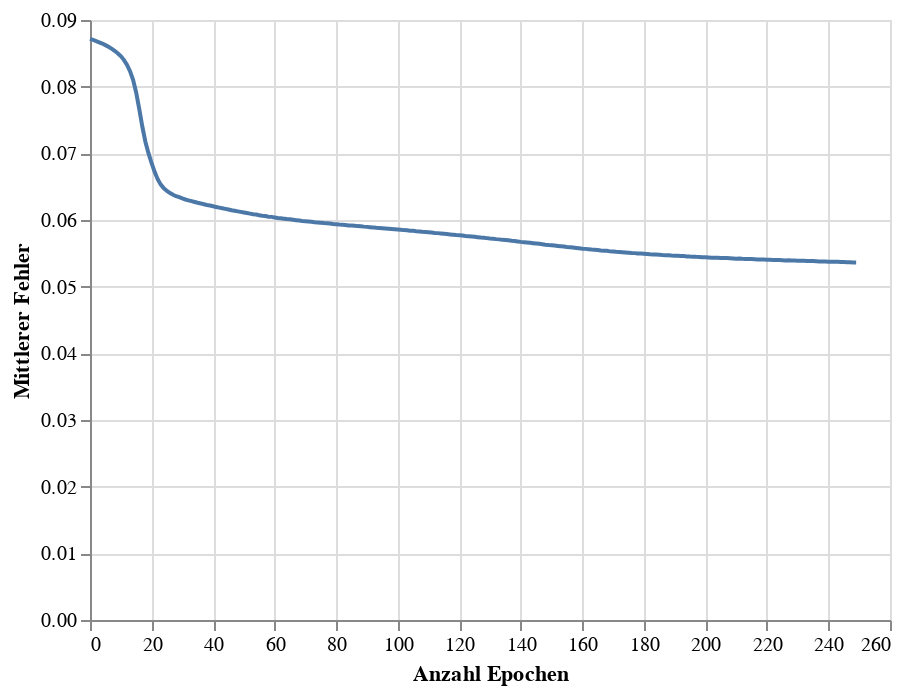

This figure's notebook cell:
### Code cell
train_chart = alt.Chart(loss_df).mark_line().encode(
    x=alt.X('Epoch', title = 'Anzahl Epochen'),
    y=alt.Y('Loss', title = 'Mittlerer Fehler')
)
# glue('train-loss-team', train_chart,display=True)
train_chart

### Figure 1 — Vega-Lite specification as saved in the notebook (floating-point values rounded to 4 significant figures; data arrays with more than 128 entries replaced by an {"elided": "..."} marker saying what was removed)
{"config": {"view": {"continuousWidth": 400, "continuousHeight": 300}}, "data": {"name": "data-151b99906ba81c652479ac2a5d75938b"}, "mark": "line", "encoding": {"x": {"field": "Epoch", "title": "Anzahl Epochen", "type": "quantitative"}, "y": {"field": "Loss", "title": "Mittlerer Fehler", "type": "quantitative"}}, "$schema": "https://vega.github.io/schema/vega-lite/v4.17.0.json", "datasets": {"data-151b99906ba81c652479ac2a5d75938b": {"elided": "250 records"}}}
